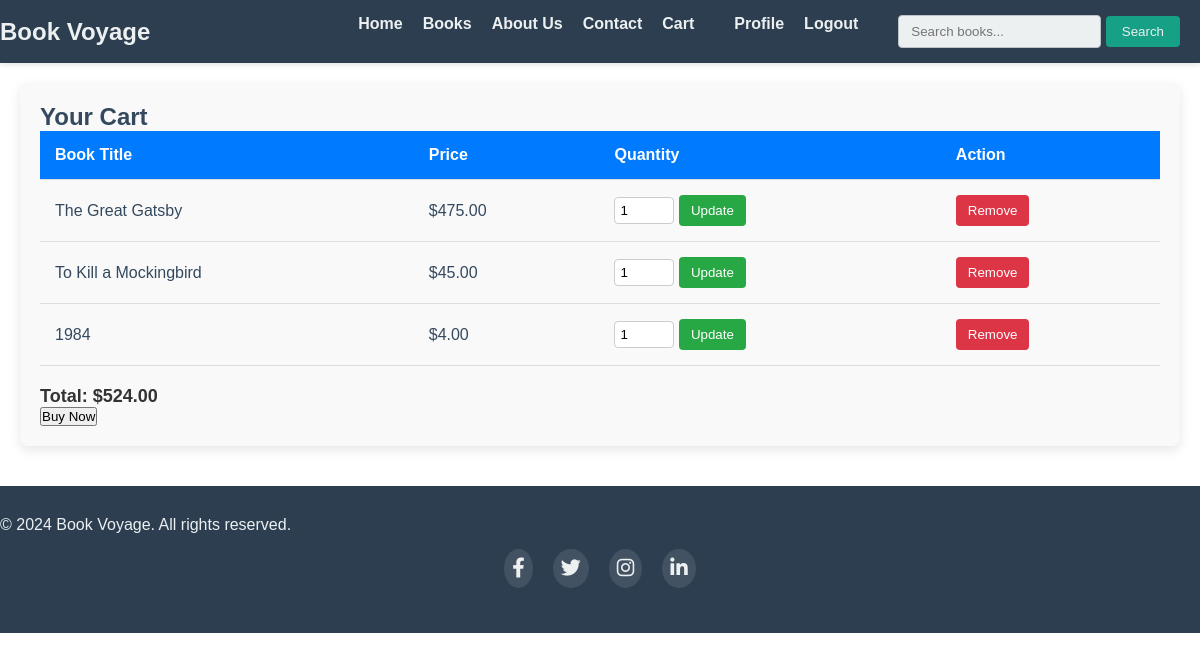
The page /cart/ (signed in) on the database its author committed.
### store/models.py (models this page shows, shortened)
class CartItem(models.Model):
    cart = models.ForeignKey(Cart, on_delete=models.CASCADE)
    book = models.ForeignKey(Book, on_delete=models.CASCADE)
    quantity = models.PositiveIntegerField(default=1)

class Book(models.Model):
    title = models.CharField(max_length=200)
    author = models.CharField(max_length=100)
    genre = models.CharField(max_length=50,default="story")
    description = models.TextField()
    price = models.DecimalField(max_digits=6, decimal_places=2)
    stock = models.IntegerField(default=1)
    cover_image = models.ImageField(upload_to='book_covers/', blank=True, null=True)

### store/views.py (the view)
# urls.py: path('cart/', cart_view, name='cart_view'),
def cart_view(request):
    cart = get_cart(request)
    items = cart.cartitem_set.all() if cart else []
    total_price = 0
    for item in items:
        total_price += item.book.price * item.quantity  # Calculate total price in the view
    return render(request, 'store/cart_view.html', {'items': items, 'total_price': total_price})

### store/views.py (called while the page is built)
def get_cart(request):
    if request.user.is_authenticated:
        cart, created = Cart.objects.get_or_create(user=request.user)
        return cart
    return None  # Handle anonymous users differently

### templates/store/cart_view.html (shortened to what this page needs)
{% extends "store/base.html" %}
{% block body %}
<div class="cart-container">
    <h2>Your Cart</h2>
    {% if items %}
        <table class="cart-table">
            <thead>
                <tr>
                    <th>Book Title</th>
                    <th>Price</th>
                    <th>Quantity</th>
                    <th>Action</th>
                </tr>
            </thead>
            <tbody>
                {% for item in items %}
                    <tr>
                        <td>{{ item.book.title }}</td>
                        <td>${{ item.book.price|floatformat:2 }}</td>
                        <td>
                            <form method="post" action="{% url 'update_cart' item.id %}">
                                <input type="number" name="quantity" value="{{ item.quantity }}" min="1" class="quantity-input">
                                <button type="submit" class="update-button">Update</button>
                            </form>
                        </td>
                        <td>
                            <form method="post" action="{% url 'remove_from_cart' item.id %}">
                                <button type="submit" class="remove-button">Remove</button>
                            </form>
                        </td>
                    </tr>
                {% endfor %}
            </tbody>
        </table>
        <h3 class="total-price">Total: ${{ total_price|floatformat:2 }}</h3>
        <form method="post" action="{% url 'place_order' %}">
            <button type="submit" class="buy-button">Buy Now</button>
        </form>
    {% else %}
        <p class="empty-cart-message">Your cart is empty.</p>
    {% endif %}
</div>
{% endblock %}

### templates/store/base.html (style rules this page uses)
:root { --primary-dark: #2C3E50; --primary-light: #ECF0F1; --accent-gold: #F1C40F; --accent-teal: #16A085; --neutral-dark: #34495E; --neutral-medium: #7F8C8D; --neutral-light: #BDC3C7; --bg-primary: #FFFFFF; --bg-secondary: #F8F9FA; --bg-tertiary: #E9ECEF; }
* { margin: 0; padding: 0; box-sizing: border-box; font-family: 'Raleway', sans-serif; }
body { background-color: var(--bg-primary); color: var(--neutral-dark); }

### templates/store/cart_view.html (style rules this page uses)
.cart-container { padding: 20px; background-color: #f9f9f9; border-radius: 8px; box-shadow: 0 4px 12px rgba(0, 0, 0, 0.1); margin: 20px; }
.cart-table { width: 100%; border-collapse: collapse; margin-bottom: 20px; }
.cart-table th, .cart-table td { padding: 15px; text-align: left; border-bottom: 1px solid #ddd; }
.cart-table th { background-color: #007bff; color: white; }
.quantity-input { width: 60px; padding: 5px; border: 1px solid #ccc; border-radius: 4px; }
.update-button, .remove-button { padding: 8px 12px; border: none; border-radius: 4px; color: white; cursor: pointer; transition: background-color 0.3s; }
.update-button { background-color: #28a745; }
.remove-button { background-color: #dc3545; }
.total-price { font-size: 18px; font-weight: bold; color: #333; }

### rows shown on the page
CartItem: book "The Great Gatsby", book.price "475.00", quantity "1"
CartItem: book "To Kill a Mockingbird", book.price "45.00", quantity "1"
CartItem: book "1984", book.price "4.00", quantity "1"

### other values the page prints
{{ total_price|floatformat:2 }} "524.00"
